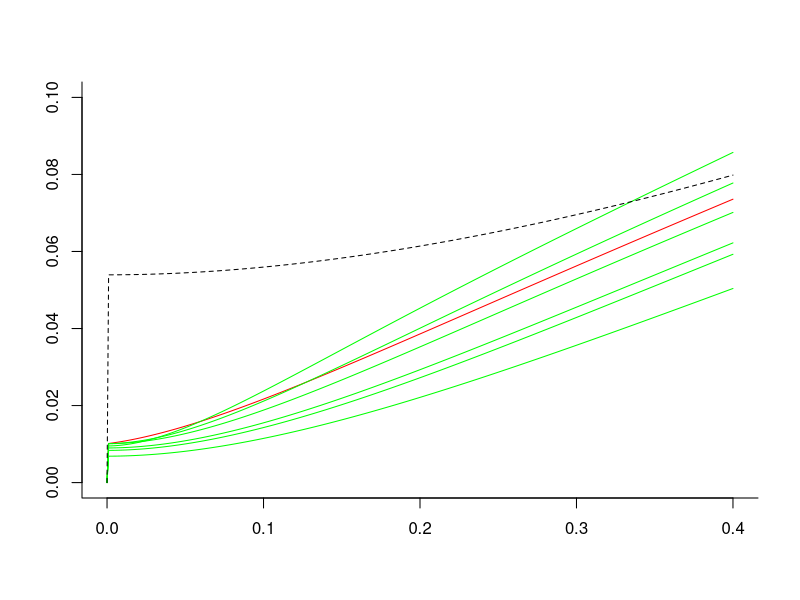

Reproduce this figure in R. (Note: this script raises an error after producing the figure.)
## ---- chunk 1
library(deSolve) # package for solving differential equations
library(minpack.lm) # package for non-linear regression #rks to laz: I think we probably can just use nls() in stats, not nlsLM from linpack. Please check in R documentation if there is any functional difference at all
library(mvtnorm) # package for calculating confidence intervals by Monte Carlo simulation based on variance-covariance matrices #rks to laz: I added to comment.Please check that my addition is OK.
rm(list=ls())
## ---- chunk 2
#Create dataframes that store the fibroblast WGE simple CA data used in 16Cacao 

Oxygen = data.frame(d = c(0, .0125, .02, .025, .05, .075, .1, .2, .4),CA = c(.24, 1.66, 2.43, 2.37, 1.16, 2.85, 2.58, 6.94, 6.91))
# Some GCR components are high-speed Oxygen nuclei that are almost fully ionized. d=dose; CA are per hundred cells.

Si = data.frame(d = c(0, .02, .04, .06, .08, .1, .12, .2, .4, .8, 1.2), CA = c(.11, 1.26, 1.14, 1.58, 1.22, 1.89, 3.47, 4.6, 9.79, 27.01, 38.84))

Fe600 = data.frame(d = c(0, .01, .02, .04, .06, .08, .1, .12, .2, .4, .8), CA = c(.13, .76, .99, 1.2, 1.74, 1.28, 1.2, 1.7, 3.02, 5.52, 12.42)) 
#600 refers to the energy in MeV per atomic mass unit in this Iron beam

Fe450 = data.frame(d = c(0, .02, .04, .06, .08, .1, .2, .4), CA = c(0, .86, .6, .8, 1.22, 2.02, 2.3, 4.77))

Fe300 = data.frame(d = c(0, .005, .01,  0.02, .04, .07, .1, .2, .4, .8), CA = c(0.41, 1.23, 1.47, 1.22, .97, 1.46, 1.21, 4.38, 6.22, 13.6))

Ti = data.frame(d = c(0,  0.02, .04, .06, .08, .1, .15, .3, .6), CA = c(0, 1.99, 1.88, 1.44, 2.67, 2.57, 2.50, 5.64, 11.19))

param = data.frame(ion = c("O", "Si", "Ti", "Fe600", "Fe450", "Fe300"),
                   Z = c(8, 14, 22, 26, 26, 26), L = c(75, 100, 125, 175, 195, 240), #Z=atomic charge; L=LET
                   Z.b = c(595, 690, 770, 1075, 1245, 1585))#Z^2/beta*^2

#putting it in one big data frame. #rks: the data frame incorporates a correction to Fe600 at dose 0.06, near line 34
big_df = rbind(Oxygen, Si, Ti, Fe600, Fe450, Fe300)
big_df$Z = rep(param$Z, times = c(9, 11, 9, 11, 8, 10))
big_df$Z.b = rep(param$Z.b, times = c(9, 11, 9, 11, 8, 10))
big_df$L = rep(param$L, times = c(9, 11, 9, 11, 8, 10))
big_df$error = c(0.24, 0.63, 0.77, 0.75, 0.52, 0.82, 0.78, 1.31, 1.59, 0.12, 0.05, 0.07, 0.56, 0.18, 0.60, 1.23, 1.60, 1.55, 4.27, 7.21, 0, 0.70, 0.66, 0.59, 0.80, 0.78, 0.48, 1.15, 2.39, 0.16, 0.38, 0.24, 0.21, 0.43, 0.37, 0.54, 0.17, 0.55, 1.75, 2.59, 0, 0.43, 0.34, 0.40, 0.50, 0.64, 0.73, 1.09, 0.29, 0.55, 0.60, 0.55, 0.49, 0.60, 0.54, 1.03, 1.22, 3.62) #error bars for the CA measurements
big_df$ion = rep(param$ion, times = c(9, 11, 9, 11, 8, 10))
## ---- chunk 3
#Next modify the data frame to get rid of the zero dose points. Background CA frequency was determined seperately.
modified_df = big_df[big_df$d != 0, ]
modified_df$CA = modified_df$CA*0.01 
modified_df$error = modified_df$error*0.01
big_df$CA = big_df$CA * 0.01
big_df$error = big_df$error * 0.01
big_df$errorbar_lower = big_df$CA - big_df$error
big_df$errorbar_upper = big_df$CA + big_df$error
## ---- chunk 4
#NTE1 and NTE2 models in 16Cacao using their parameters. NTE is used in 16Cacao to signify that non-targeted effects are included in the model; Conventional targeted effects (TE) are included in all models.
#NTE1 function
NTE1_function = function(d, L, Z.b, eta0 = 0.00011, eta1 = 0.007, sig0 = 6.12, kap = 796) {
  0.0017 + eta0*L*exp(-eta1*L)*(d != 0) + 
    (6.242*(d/L))*(sig0*(1-exp(-Z.b/kap))^2 + 0.041/6.24*L*(1 - (1-exp(-Z.b/kap))^2))
} 

#NTE2 function
NTE2_function = function(d, L, Z.b, eta0 = 0.00047, eta1 = 0.011, sig0 = 6.75, kap = 590) {
  0.0017 + eta0*L*exp(-eta1*L)*exp(-(1012*(d/L)))*(d != 0) + 
    (6.242*(d/L))*(1-exp(-(1012*(d/L))))*
    (sig0*(1-exp(-Z.b/kap))^2 + 0.041/6.24*L*(1 - (1-exp(-Z.b/kap))^2))
}

#Our IDERs (Individual Dose Effect Relations). Applicable to the 1-ion components of a mixed simulated GCR beam 
#Modifying NTE1 and NTE2 by insisting they be twice continuously differentiable and monotonic increasing. Double check NTE1, NTE2, Our model
IDER = function(d, L, Z.b, eta00, eta10, sig00, kap0) {
  P = (1-exp(-Z.b/kap0))^2
  sig = sig00*P + 0.041/6.24*L*(1-P) # 0.041 +- 0.0051 comes from 16Cacao
  eta = eta00*L*exp(-eta10*L)
  0.00071 + sig*6.24*d/L*(1-exp(-1024*d/L)) + eta*(1-exp(-10^5*d))  #0.00071 + sig*6.24*d/L*(1-exp(-1024*d/L)) + eta*(1-exp(-10^3*d))#don't use
} 

#nls (non-linear least square) method to get the parameters needed (4 parameter estimation) #rks to laz: see note under issues
IDER_model = nlsLM(CA ~ IDER(d, L, Z.b, eta00, eta10, sig00, kap0), data = modified_df, start = list(eta00 = 0.001, eta10 = 0.01, sig00 = 5, kap0 = 500), 
                   weights = (1/(modified_df$error)^2))
coef(IDER_model)
#e.g. eta0 = 1.484687e-04, eta1 = 3.513927e-03, sig0 = 4.149660e+00, kap = 4.688287e+02
vcov(IDER_model)# variance-covariance matrix, needed later for analyzing 95% confidence limits in baseline no-synergy/no-antagonism MIXDER (Mixture dose effect relation)
summary(IDER_model, cor = TRUE) #model parameters and their correlation matrix
## ---- chunk 5
XX <- coef(IDER_model)
eta00 <- as.numeric(XX[1])
eta10 <- as.numeric(XX[2])
sig00 <- as.numeric(XX[3])
kap0 <- as.numeric(XX[4])
## ---- chunk 6

#R function to give Information criteria (AIC and BIC) #rks to laz: R has AIC functions. Please check that they give the same ordering (not necessarily the same values) as the ones constructed below by Dae or you.
#L_function gives the residuals squared
L_function = function(func, eta0, eta1, sig0, kap) {
  a = vector(length = 0)
  for (i in 1:length(modified_df[, 1])) {
    a = c(a, modified_df$CA[i] - func(d = modified_df$d[i], L = modified_df$L[i], Z.b = modified_df$Z.b[i], eta0 = eta0, eta1 = eta1, sig0 = sig0, kap = kap))
  }
  return(a^2)
}
L_NTE1 = L_function(NTE1_function, eta0 = 0.00011, eta1 = 0.007, sig0 = 6.12, kap = 796)
L_NTE2 = L_function(NTE2_function, eta0 = 0.00047, eta1 = 0.011, sig0 = 6.75, kap = 590)
L_IDER = L_function(IDER, eta0 = eta00, eta1 = eta10, sig0 = sig00, kap = kap0)

#Since all models are weighted least square regression, will weight our model with our weights to get the WRSS (weighted residual squared sum)
WRSS_NTE1 = sum((1/modified_df$error^2)*L_NTE1)
WRSS_NTE2 = sum((1/modified_df$error^2)*L_NTE2)
WRSS_IDER = sum((1/modified_df$error^2)*L_IDER)

#functions for AIC and BIC calculation for Weighted Least Square regression
AIC_function = function(RSS, k = 4, n = length(modified_df[ , 1])) {
  n + n*log(2*pi) + n*log(RSS/n) + 2*(k+1)
}

BIC_function = function(n = length(modified_df[, 1]), k = 4, RSS) {
  n + n*log(2*pi) + n*log(RSS/n) + log(n)*(k+1)
}

NTE1_AIC = AIC_function(RSS = WRSS_NTE1)
NTE2_AIC = AIC_function(RSS = WRSS_NTE2)
IDER_AIC = AIC_function(RSS = WRSS_IDER)
NTE1_BIC = BIC_function(RSS = WRSS_NTE1)
NTE2_BIC = BIC_function(RSS = WRSS_NTE2)
IDER_BIC = BIC_function(RSS = WRSS_IDER)
information_critera_df = data.frame(AIC = c(NTE1_AIC, NTE2_AIC, IDER_AIC), BIC = c(NTE1_BIC, NTE2_BIC, IDER_BIC), row.names = c("NTE1 model", "NTE2 model", "IDER model"))
information_critera_df ## RKS runs well up to here. Lots of checks made 8/12/2017

# #Baseline no-synergy/no-antagonism MIXDER  based on any input
MIXDER_function = function(r, L, Z.b, d = seq(0, 0.2, by = 0.001), eta0 = eta00, eta1 = eta10, sig0 = sig00 ,kap = kap0) {
  dE=function(yini,State,Pars){
    eta0 = eta0; eta1 = eta1; sig0 = sig0; kap = kap
    with(as.list(c(State, Pars)), {
      P = vector(length = length(L))
      sig = vector(length = length(L))
      etaa = vector(length = length(L))
      u = vector(length = length(L))
      for (i in 1:length(L)) {
        P[i] = (1-exp(-Z.b[i]/kap))^2
        sig[i] = sig0*P[i] + 0.041/6.24*L[i]*(1-P[i])
        etaa[i] = eta0*L[i]*exp(-eta1*L[i])
        u[i] = uniroot(function(d) sig[i]*6.24*d/L[i]*(1-exp(-1024*d/L[i])) + etaa[i]*(1-exp(-10^5*d)) - I, lower = 0, upper = 1, extendInt = "yes", tol = 10^-10)$root
      }
      dI = vector(length = length(L))
      for (i in 1:length(L)) {
        dI[i] = r[i]*(sig[i]*6.24/L[i]*exp(-1024*u[i]/L[i])*(exp(1024*u[i]/L[i]) + 1024*u[i]/L[i] - 1) + etaa[i]*10^5*exp(-10^5*u[i]))
      }
      dI = sum(dI)
      return(list(c(dI)))
    })
  }
  pars = NULL; yini = c(I= 0); d = d
  out = ode(yini,times = d, dE, pars, method = "radau")
  return(out)
}

## ---- chunk 7
#Graphs for NTE1 and our IDER models: 12_ion figure
#When creating any sort of MIXDER figures we use this IDER now without the background effect then add the background effect at the end.
IDER = function(d, L, Z.b, eta0 = eta00, eta1 = eta10, sig0 = sig00, kap = kap0) {
  P = (1-exp(-Z.b/kap0))^2
  sig = sig0*P + 0.041/6.24*L*(1-P)
  eta = eta0*L*exp(-eta1*L)
  sig*6.24*d/L*(1-exp(-1024*d/L)) + eta*(1-exp(-10^5*d))#sig*6.24*d/L*(1-exp(-1024*d/L)) + eta*(1-exp(-.5*10^3*d))#don't use
} 
r=rep(1/6,6);L = c(75, 100, 125, 175, 195, 240); Z.b = c(595, 690, 770, 1075, 1245, 1585);dose=seq(0,.4,by=0.001)
MX=MIXDER_function(r,L,Z.b,d=dose)#for this mixture can't go much above 0.6#
plot(MX[,1],MX[,2],type='l',bty='l',col='red',ann='F',ylim=c(0,.10))
for (ii in 1:length(L)){lines(dose,IDER (dose,L[ii],Z.b[ii]),col='green')}
#SEA
SEA=function(d){
  IDER(d/6,L[1],Z.b[1])+IDER(d/6,L[2],Z.b[2])+IDER(d/6,L[3],Z.b[3])+IDER(d/6,L[4],Z.b[4])+IDER(d/6,L[5],Z.b[5])+IDER(d/6,L[6],Z.b[6])
}
lines(dose,SEA(dose),lty=2)
## ---- chunk 8
#lines(dose,sum(SEA))
#Comparing the NTE1 model in 16Cacao with our NASA SNTE model

#Use these dose points to generate the curves necessary. Had to include a lot more dose points at lower doses where it is very sensitive to change
# d_O = c(0, 1e-6*(1:9), 1e-5*(1:9), 1e-4*(1:9), 1e-3*(1:9), 1e-2*(1:9), 0.01*(10:40))
# d_1 = c(0, 1e-6*(1:9), 1e-5*(1:9), 1e-4*(1:9), 1e-3*(1:9), 1e-2*(1:9), 0.01*(10:15))
# d_2 = c(0, 1e-6*(1:9), 1e-5*(1:9), 1e-4*(1:9), 1e-3*(1:300))
# plot(c(0,.3),c(0,0.04), bty='l', ann='F')
# lines(d_2,IDER(d_2,240,1585), bty='l', ann='F')
# #setEPS()
# postscript("NTE1_model test.eps", width = 5, height = 7)
# par(mfrow=c(2,1))
# 
# plot(x = big_df$d[1:9]*100, y = big_df$CA[1:9]*100, main = "Oxygen", ylim = c(0, 10),pch=19, ylab = "CA", xlab = "Dose (cGy)")
# arrows(big_df$d[1:9]*100, big_df$errorbar_lower[1:9]*100, big_df$d[1:9]*100, big_df$errorbar_upper[1:9]*100, length=0.02, angle=90, code=3)
# lines(x = d_O*100, y = 100*(0.00071 + IDER(d = d_O, L = 75, Z.b = 595)), col = "red")
# lines(x = d_O*100, y = 100 * NTE1_function(d = d_O, L= 75, Z.b = 595), col = "blue", lty = 2)
# 
# plot(x = big_df$d[1:7]*100, y = big_df$CA[1:7]*100, main = "Oxygen",pch=19, ylab = "CA", xlab = "Dose (cGy)", ylim = c(0, 4), xlim = c(0, 15))
# arrows(big_df$d[1:7]*100, big_df$errorbar_lower[1:7]*100, big_df$d[1:7]*100, big_df$errorbar_upper[1:7]*100, length=0.02, angle=90, code=3)
# lines(x = d_1*100, y = 100*(0.00071 + IDER(d = d_1, L = 75, Z.b = 595)), col = "red")
# lines(x = d_1*100, y = 100 * NTE1_function(d = d_1, L= 75, Z.b = 595), col = "blue", lty = 2)
# 
# dev.off()
## ---- chunk 9
#The following code includes the Monte Carlo CI1 and 2. Monte Carlo CI will use the variance covariance matrix. Monte Carlo CI2 will not hence it will give a boarder interval.
set.seed(19970101)

#Monte Carlo using the error bars from summary()
NN <- 1000
eta0_MC_2 = rnorm(NN, mean = eta00, sd = 4.631e-05)
eta1_MC_2 = rnorm(NN, mean = eta10, sd = 1.617e-04)
sig0_MC_2 = rnorm(NN, mean = sig00, sd = 1.966e+00)
kap_MC_2 = rnorm(NN, mean = kap0, sd = 2.628e+02)
kap_MC_2[kap_MC_2 <= 1e-6] = 1e-5 

MM = 500
CI_function_MIXDER_MC_2 = function(d, d_interested, r, interval = 0.95, L, Z.beta) {
  MIXDER_curve = list(0)
  for (i in 1:MM) {
    MIXDER_curve[[i]] = MIXDER_function(r = r, d = d, L = L, Z.b = Z.b, eta0 = eta0_MC_2[i], eta1 = eta1_MC_2[i], sig0 = sig0_MC_2[i], kap = kap_MC_2[i])
  }
  info = vector(length = 0)
  for (i in 1:MM) {
    info = c(info, MIXDER_curve[[i]][, 2][2])
  }
  info = sort(info)
  lower_bound = info[(1-interval)/2*500]
  upper_bound = info[(interval + (1-interval)/2)*500]
  CI = c(lower_bound, upper_bound)
  return(CI)
}
## ---- chunk 10
#note because our last parameter were less significant when inputting our variance covariance matrix the parameters had to actually be readjusted to fix for negative value. This is important because if kap parameter went negative our model is nonsensical. (Luckily the fix was only for exactly 15 out of 500 MC samples or only roughly 3%)

#This is a general CI_function where you just get a CI for a specific dose point for any synergy analysis using the monte carlo simulations using vcov().
CI_function_MIXDER = function(d, r, interval = 0.95, L, Z.beta) {
  MIXDER_curve = list(0)
  for (i in 1:500) {
    MIXDER_curve[[i]] = MIXDER_function(r = r, d = d, L = L, Z.b = Z.b, eta0 = eta0_MC[i], eta1 = eta1_MC[i], sig0 = sig0_MC[i], kap = kap_MC[i])
  }
  info = vector(length = 0)
  for (i in 1:500) {
    info = c(info, MIXDER_curve[[i]][, 2][2])
  }
  info = sort(info)
  lower_bound = quantile(info,(1-interval)/2)
  upper_bound = quantile(info,1-(1-interval)/2)
  CI = c(lower_bound, upper_bound)
  return(CI)
}

# We don't actually need the above CI_Function_MIXDER 
## ---- chunk 11
# Sample parameters from their distributions.
sig = vcov(IDER_model)
monte_carlo_parameters = rmvnorm(n = 500, mean = c(eta0 = eta00, eta1 = eta10, sig0 = sig00, kap = kap0), sigma = sig)
eta0_MC = monte_carlo_parameters[, 1]
eta1_MC = monte_carlo_parameters[, 2]
sig0_MC = monte_carlo_parameters[, 3]
kap_MC = monte_carlo_parameters[, 4]
kap_MC[kap_MC <= 1e-6] = 1e-5 
## ---- chunk 12
#MIXDER of iron 2.
out = MIXDER_function(r = rep(1/2, times = 2), L = c(100, 175), Z.b = c(690, 1075), d = c(seq(0, 0.009, 0.001), seq(0.01, 0.5, by = 0.01)),eta0 = eta00, eta1 = eta10, sig0 = sig00, kap = kap0)
two_ion_MIXDER1 = data.frame(d = out[, 1], CA = out[, 2] + 0.00071)
two_ion_MIXDER2 = data.frame(d = out[, 1][seq(1,60, by = 5)], CA = out[, 2][seq(1,60, by = 5)] + 0.00071)
d1 =two_ion_MIXDER1$d
d2 =two_ion_MIXDER2$d
## ---- chunk 13
# Monte Carlo of using 60 doses for two_ion. 
ninty_five_CI_lower = vector(length = length(d1))
ninty_five_CI_upper = vector(length = length(d1))
for (i in 1:length(d1)){
  info = vector(length = 0)
  for (j in 1:500){
    info = c(info, MIXDER_function(r = rep(1/2, times = 2), c(0,   two_ion_MIXDER1$d[i]),L=c(100, 175), Z.b = c(690, 1075), eta0 = eta0_MC[j], eta1 = eta1_MC[j], sig0 = sig0_MC[j], kap = kap_MC[j])[,2][2])
  }
  info = sort(info)
  ninty_five_CI_lower[i] = quantile(info,(1-0.95)/2) + 0.00071
  ninty_five_CI_upper[i] = quantile(info,1-(1-0.95)/2) + 0.00071
}
two_ion_MIXDER1$CI_lower = ninty_five_CI_lower
two_ion_MIXDER1$CI_upper = ninty_five_CI_upper
## ---- chunk 14
#Get the simple effect additivity MIXDER
two_ion_MIXDER1$simpleeffect = IDER(d = 0.5*d1, L = 100, Z.b = 690) + IDER(d = 0.5*d1, L = 175, Z.b = 1075) + 0.00071
#Get the individual IDERS
two_ion_MIXDER1$silicon = IDER(d = d1, L = 100, Z.b = 690) + 0.00071
two_ion_MIXDER1$ironsix = IDER(d = d1, L = 175, Z.b = 1075) + 0.00071

d1 <- two_ion_MIXDER1$d
CA1 <- two_ion_MIXDER1$CA
simpleeffect1 <- two_ion_MIXDER1$simpleeffect
silicon1 <- two_ion_MIXDER1$silicon
ironsix1 <- two_ion_MIXDER1$ironsix
plot(x = d1 * 100, y = CA1 * 100, type = "l", col = "red")
lines(x = d1 * 100, y = simpleeffect1 * 100, col = "black", lty = 2, lwd = 0.5)
lines(x = d1 * 100, y = silicon1* 100, col = "green")  
lines(x = d1 * 100, y = ironsix1* 100, col = "green")
lines(x= d1*100 , y = two_ion_MIXDER1$CI_upper * 100, lty = 'dashed', col = 'red')
lines(x= d1*100 , y = two_ion_MIXDER1$CI_lower * 100, lty = 'dashed', col = 'red')
polygon(c(d1*100,rev(d1*100)),c(two_ion_MIXDER1$CI_lower * 100, rev(two_ion_MIXDER1$CI_upper * 100)),col = rgb(1, 0, 0,0.5), border = NA)
## ---- chunk 15
#Then the 95% CI multivariate MC simulated ribbon for 13 doses for 2 ion.
ninty_five_CI_lower = vector(length = length(d2))
ninty_five_CI_upper = vector(length = length(d2))
for (i in 1:length(d2)){
  info = vector(length = 0)
  for (j in 1:500){
    info = c(info, MIXDER_function(r = rep(1/2, times = 2), c(0,   two_ion_MIXDER2$d[i]),L=c(100, 175), Z.b = c(690, 1075), eta0 = eta0_MC[j], eta1 = eta1_MC[j], sig0 = sig0_MC[j], kap = kap_MC[j])[,2][2])
  }
  info = sort(info)
  ninty_five_CI_lower[i] = quantile(info,(1-0.95)/2) + 0.00071
  ninty_five_CI_upper[i] = quantile(info,1-(1-0.95)/2) + 0.00071
}
two_ion_MIXDER2$CI_lower = ninty_five_CI_lower
two_ion_MIXDER2$CI_upper = ninty_five_CI_upper
## ---- chunk 16
#Get the simple effect additivity MIXDER
two_ion_MIXDER2$simpleeffect = IDER(d = 0.5*d2, L = 100, Z.b = 690) + IDER(d = 0.5*d2, L = 175, Z.b = 1075) + 0.00071
#Get the individual IDERS
two_ion_MIXDER2$silicon = IDER(d = d2, L = 100, Z.b = 690) + 0.00071
two_ion_MIXDER2$ironsix = IDER(d = d2, L = 175, Z.b = 1075) + 0.00071
save(two_ion_MIXDER2, file = "two_ion_95%.Rda")

d2 <- two_ion_MIXDER2$d
CA1 <- two_ion_MIXDER2$CA
simpleeffect1 <- two_ion_MIXDER2$simpleeffect
silicon1 <- two_ion_MIXDER2$silicon
ironsix1 <- two_ion_MIXDER2$ironsix
plot(x = d2 * 100, y = CA1 * 100, type = "l", col = "red")
lines(x = d2 * 100, y = simpleeffect1 * 100, col = "black", lty = 2, lwd = 0.5)
lines(x = d2 * 100, y = silicon1* 100, col = "green")  
lines(x = d2 * 100, y = ironsix1* 100, col = "green")
lines(x= d2*100 , y = two_ion_MIXDER2$CI_upper * 100, lty = 'dashed', col = 'red')
lines(x= d2*100 , y = two_ion_MIXDER2$CI_lower * 100, lty = 'dashed', col = 'red')
polygon(c(d2*100,rev(d2*100)),c(two_ion_MIXDER2$CI_lower * 100, rev(two_ion_MIXDER2$CI_upper * 100)),col = rgb(1, 0, 0,0.5), border = NA)
## ---- chunk 17
# Confidence Interval for two-ion without variance and covariance matrix.
ninty_five_CI_lower = vector(length = 0)
ninty_five_CI_upper = vector(length = 0)
a = vector(length = 0)
for (i in 2:length(d2)) {
  a = CI_function_MIXDER_MC_2(d = c(0, two_ion_MIXDER2$d[i]), r = rep(1/2, times = 2), L=c(100, 175), Z.b = c(690, 1075))
  ninty_five_CI_lower = c(ninty_five_CI_lower, a[1])
  ninty_five_CI_upper = c(ninty_five_CI_upper, a[2])
}
two_ion_MIXDER2$CI_lower = c(0, ninty_five_CI_lower + 0.00071)
two_ion_MIXDER2$CI_upper = c(0, ninty_five_CI_upper + 0.00071)

#Get the simple effect additivity MIXDER
two_ion_MIXDER2$simpleeffect = IDER(d = 0.5*d2, L = 100, Z.b = 690) + IDER(d = 0.5*d2, L = 175, Z.b = 1075) + 0.00071
#Get the individual IDERS
two_ion_MIXDER2$silicon = IDER(d = d2, L = 100, Z.b = 690) + 0.00071
two_ion_MIXDER2$ironsix = IDER(d = d2, L = 175, Z.b = 1075) + 0.00071

d2 <- two_ion_MIXDER2$d
CA1 <- two_ion_MIXDER2$CA
simpleeffect1 <- two_ion_MIXDER2$simpleeffect
silicon1 <- two_ion_MIXDER2$silicon
ironsix1 <- two_ion_MIXDER2$ironsix
plot(x = d2 * 100, y = CA1 * 100, type = "l", col = "red")
lines(x = d2 * 100, y = simpleeffect1 * 100, col = "black", lty = 2, lwd = 0.5)
lines(x = d2 * 100, y = silicon1* 100, col = "green")  
lines(x = d2 * 100, y = ironsix1* 100, col = "green")
lines(x= d2*100 , y = two_ion_MIXDER2$CI_upper * 100, lty = 'dashed', col = 'red')
lines(x= d2*100 , y = two_ion_MIXDER2$CI_lower * 100, lty = 'dashed', col = 'red')
polygon(c(d2*100,rev(d2*100)),c(two_ion_MIXDER2$CI_lower * 100, rev(two_ion_MIXDER2$CI_upper * 100)),col = rgb(1, 0, 0,0.5), border = NA)



## ---- chunk 18
#This is for the six_ion synergy analysis incorporating our monte carlo simulations with the yellow ribbon as the 95% confidence interval using our monte carlo simulated parameters with two panels for two methods of the MC simulation. Similarly, blues curves are individual IDERs and red curve the mixed IDER and the black the simple effect addtivity curve.

#First the MIXDER of the true curve 
out = MIXDER_function(r = rep(1/6, times = 6), L = c(75, 100, 125, 175, 195, 240), Z.b = c(595, 690, 770, 1075, 1245, 1585), d = c(seq(0, 0.009, 0.001), seq(0.01, 0.4, by = 0.01)))
six_ion_MIXDER3 = data.frame(d = out[, 1][seq(1,51, by = 5)], CA = out[, 2][seq(1,51, by = 5)] + 0.00071)
d3 = six_ion_MIXDER3$d

#six_ion_MIXDER3 = data.frame(d = out[, 1], CA = out[, 2] + 0.00071)  #This is the full 50 dose version.
#d3 = six_ion_MIXDER3$d

## ---- chunk 19
#Then the 95% CI multivariate MC simulated ribbon for 11 doses.
ninty_five_CI_lower = vector(length = length(d3))
ninty_five_CI_upper = vector(length = length(d3))
for (i in 1:length(d3)){
  info = vector(length = 0)
  for (j in 1:500){
    info = c(info, MIXDER_function(r = rep(1/6, times = 6), c(0,  six_ion_MIXDER3$d[i]),L = c(75, 100, 125, 175, 195, 240), Z.b = c(595, 690, 770, 1075, 1245, 1585), eta0 = eta0_MC[j], eta1 = eta1_MC[j], sig0 = sig0_MC[j], kap = kap_MC[j])[,2][2])
  }
  info = sort(info)
  ninty_five_CI_lower[i] = quantile(info,(1-0.95)/2) + 0.00071
  ninty_five_CI_upper[i] = quantile(info,1-(1-0.95)/2) + 0.00071
}
six_ion_MIXDER3$CI_lower = ninty_five_CI_lower
six_ion_MIXDER3$CI_upper = ninty_five_CI_upper
## ---- chunk 20
#Get the simple effect additivity MIXDER 
six_ion_MIXDER3$simpleeffect = IDER(d = 1/6*d3, L = 125, Z.b = 770) + IDER(d = 1/6*d3, L = 175, Z.b = 1075) + IDER(d = 1/6*d3, L = 75, Z.b = 595) + IDER(d = 1/6*d3, L = 100, Z.b = 690) + IDER(d = 1/6*d3, L = 195, Z.b = 1245) + IDER(d = 1/6*d3, L = 240, Z.b = 1585) + 0.00071

#Get the individual IDERS
six_ion_MIXDER3$oxygen = IDER(d = d3, L = 75, Z.b = 595) + 0.00071
six_ion_MIXDER3$silicon = IDER(d = d3, L = 100, Z.b = 690) + 0.00071
six_ion_MIXDER3$titanium = IDER(d = d3, L = 125, Z.b = 770) + 0.00071
six_ion_MIXDER3$ironsix = IDER(d = d3, L = 175, Z.b = 1075) + 0.00071
six_ion_MIXDER3$ironfour = IDER(d = d3, L = 195, Z.b = 1245) + 0.00071
six_ion_MIXDER3$ironthree = IDER(d = d3, L = 240, Z.b = 1585) + 0.00071

d2 <- six_ion_MIXDER3$d
CA2 <- six_ion_MIXDER3$CA
simpleeffect2 <- six_ion_MIXDER3$simpleeffect
silicon2 <- six_ion_MIXDER3$silicon
titanium2 <- six_ion_MIXDER3$titanium
ironthree2 <- six_ion_MIXDER3$ironthree
ironfour2 <- six_ion_MIXDER3$ironfour
ironsix2 <- six_ion_MIXDER3$ironsix
oxygen2 <- six_ion_MIXDER3$oxygen
plot(x = d2 * 100, y = CA2 * 100, type = "l", col = "red")
lines(x = d2 * 100, y = simpleeffect2 * 100, col = "black", lty = 2, lwd = 0.5)
lines(x = d2 * 100, y = silicon2* 100, col = "green")  
lines(x = d2 * 100, y = titanium2* 100, col = "green")
lines(x = d2 * 100, y = ironthree2* 100, col = "green")  
lines(x = d2 * 100, y = ironfour2* 100, col = "green")
lines(x = d2 * 100, y = ironsix2* 100, col = "green")  
lines(x = d2 * 100, y = oxygen2* 100, col = "green")
lines(x= d2*100 , y = six_ion_MIXDER3$CI_upper * 100, lty = 'dashed', col = 'red')
lines(x= d2*100 , y = six_ion_MIXDER3$CI_lower * 100, lty = 'dashed', col = 'red')
polygon(c(d2*100,rev(d2*100)),c(six_ion_MIXDER3$CI_lower * 100, rev(six_ion_MIXDER3$CI_upper * 100)),col = rgb(1, 0, 0,0.5), border = NA)
## ---- chunk 21
#Then the 95% CI for the MC simulated independent gaussians
ninty_five_CI_lower_two = vector(length = 0)
ninty_five_CI_upper_two = vector(length = 0)
a = vector(length = 0)
for (i in 2:length(d3)) {
  a = CI_function_MIXDER_MC_2(d = c(0, six_ion_MIXDER3$d[i]), d_interested = six_ion_MIXDER3$d[i], r = rep(1/6, times = 6), L = c(75, 100, 125, 175, 195, 240), Z.b = c(595, 690, 770, 1075, 1245, 1585))
  print(a)
  ninty_five_CI_lower_two = c(ninty_five_CI_lower_two, a[1])
  ninty_five_CI_upper_two = c(ninty_five_CI_upper_two, a[2])
}
six_ion_MIXDER$CI_lower_two = c(0, ninty_five_CI_lower_two + 0.00071)
six_ion_MIXDER$CI_upper_two = c(0, ninty_five_CI_upper_two + 0.00071)
## ---- chunk 22
#Get the simple effect additivity MIXDER 
six_ion_MIXDER$simpleeffect = IDER(d = 1/6*d3, L = 125, Z.b = 770) + IDER(d = 1/6*d3, L = 175, Z.b = 1075) + IDER(d = 1/6*d3, L = 75, Z.b = 595) + IDER(d = 1/6*d3, L = 100, Z.b = 690) + IDER(d = 1/6*d3, L = 195, Z.b = 1245) + IDER(d = 1/6*d3, L = 240, Z.b = 1585) + 0.00071

#Get the individual IDERS
six_ion_MIXDER3$oxygen = IDER(d = d3, L = 75, Z.b = 595) + 0.00071
six_ion_MIXDER3$silicon = IDER(d = d3, L = 100, Z.b = 690) + 0.00071
six_ion_MIXDER3$titanium = IDER(d = d, L = 125, Z.b = 770) + 0.00071
six_ion_MIXDER3$ironsix = IDER(d = d3, L = 175, Z.b = 1075) + 0.00071
six_ion_MIXDER3$ironfour = IDER(d = d3, L = 195, Z.b = 1245) + 0.00071
six_ion_MIXDER3$ironthree = IDER(d = d3, L = 240, Z.b = 1585) + 0.00071
save(six_ion_MIXDER, file = "six_ion_95%.Rda")

d2 <- six_ion_MIXDER3$d
CA2 <- six_ion_MIXDER3$CA
simpleeffect2 <- six_ion_MIXDER3$simpleeffect
silicon2 <- six_ion_MIXDER3$silicon
titanium2 <- six_ion_MIXDER3$titanium
ironthree2 <- six_ion_MIXDER3$ironthree
ironfour2 <- six_ion_MIXDER3$ironfour
ironsix2 <- six_ion_MIXDER3$ironsix
oxygen2 <- six_ion_MIXDER3$oxygen
plot(x = d2 * 100, y = CA2 * 100, type = "l", col = "red")
lines(x = d2 * 100, y = simpleeffect2 * 100, col = "black", lty = 2, lwd = 0.5) + 
lines(x = d2 * 100, y = silicon2* 100, col = "green")  
lines(x = d2 * 100, y = titanium2* 100, col = "green")
lines(x = d2 * 100, y = ironthree2* 100, col = "green")  
lines(x = d2 * 100, y = ironfour2* 100, col = "green")
lines(x = d2 * 100, y = ironsix2* 100, col = "green")  
lines(x = d2 * 100, y = oxygen2* 100, col = "green")
lines(x= d2*100 , y = six_ion_MIXDER$CI_upper * 100, lty = 'dashed', col = 'red')
lines(x= d2*100 , y = six_ion_MIXDER$CI_lower * 100, lty = 'dashed', col = 'red')
polygon(c(d2*100,rev(d2*100)),c(six_ion_MIXDER$CI_lower * 100, rev(six_ion_MIXDER$CI_upper * 100)),col = rgb(1, 0, 0,0.5), border = NA)


plot(x = d2 * 100, y = CA2 * 100, type = "l", col = "red")
lines(x = d2 * 100, y = simpleeffect2 * 100, col = "black", lty = 2, lwd = 0.5) + 
lines(x = d2 * 100, y = silicon2* 100, col = "green")  
lines(x = d2 * 100, y = titanium2* 100, col = "green")
lines(x = d2 * 100, y = ironthree2* 100, col = "green")  
lines(x = d2 * 100, y = ironfour2* 100, col = "green")
lines(x = d2 * 100, y = ironsix2* 100, col = "green")  
lines(x = d2 * 100, y = oxygen2* 100, col = "green")
lines(x= d2*100 , y = six_ion_MIXDER$CI_upper_two * 100, lty = 'dashed', col = 'red')
lines(x= d2*100 , y = six_ion_MIXDER$CI_lower_two * 100, lty = 'dashed', col = 'red')
polygon(c(d2*100,rev(d2*100)),c(six_ion_MIXDER$CI_lower_two * 100, rev(six_ion_MIXDER$CI_upper_two * 100)),col = rgb(1, 0, 0,0.5), border = NA)
## ---- chunk 23
#6-ion No Covariance 10 dose
CI_function_MIXDER_MC_2 = function(d, d_interested, r, interval = 0.95, L, Z.beta) {
  MIXDER_curve = list(0)
  for (i in 1:MM) {
    MIXDER_curve[[i]] = MIXDER_function(r = r, d = d, L = L, Z.b = Z.b, eta0 = eta0_MC_2[i], eta1 = eta1_MC_2[i], sig0 = sig0_MC_2[i], kap = kap_MC_2[i])
  }
  info = vector(length = 0)
  for (i in 1:MM) {
    info = c(info, MIXDER_curve[[i]][, 2][2])
  }
  info = sort(info)
  lower_bound = info[(1-interval)/2*500]
  upper_bound = info[(interval + (1-interval)/2)*500]
  CI = c(lower_bound, upper_bound)
  return(CI)
}
six_ion_MIXDER4 = data.frame(d = out[, 1][seq(1,50, by = 5)], CA = out[, 2][seq(1,50, by = 5)] + 0.00071)
d4 = six_ion_MIXDER4$d
ninty_five_CI_lower = vector(length = 0)
ninty_five_CI_upper = vector(length = 0)
a = vector(length = 0)
for (i in 2:length(d4)) {
  a = CI_function_MIXDER_MC_2(d = c(0, six_ion_MIXDER4$d[i]), r = rep(1/6, times = 6), L = c(75, 100, 125, 175, 195, 240), Z.b = c(595, 690, 770, 1075, 1245, 1585))
  ninty_five_CI_lower = c(ninty_five_CI_lower, a[1])
  ninty_five_CI_upper = c(ninty_five_CI_upper, a[2])
}
six_ion_MIXDER4$CI_lower = c(0, ninty_five_CI_lower + 0.00071)
six_ion_MIXDER4$CI_upper = c(0, ninty_five_CI_upper + 0.00071)

#Get the simple effect additivity MIXDER 
six_ion_MIXDER4$simpleeffect = IDER(d = 1/6*d4, L = 125, Z.b = 770) + IDER(d = 1/6*d4, L = 175, Z.b = 1075) + IDER(d = 1/6*d4, L = 75, Z.b = 595) + IDER(d = 1/6*d4, L = 100, Z.b = 690) + IDER(d = 1/6*d4, L = 195, Z.b = 1245) + IDER(d = 1/6*d4, L = 240, Z.b = 1585) + 0.00071

#Get the individual IDERS
six_ion_MIXDER4$oxygen = IDER(d = d4, L = 75, Z.b = 595) + 0.00071
six_ion_MIXDER4$silicon = IDER(d = d4, L = 100, Z.b = 690) + 0.00071
six_ion_MIXDER4$titanium = IDER(d = d4, L = 125, Z.b = 770) + 0.00071
six_ion_MIXDER4$ironsix = IDER(d = d4, L = 175, Z.b = 1075) + 0.00071
six_ion_MIXDER4$ironfour = IDER(d = d4, L = 195, Z.b = 1245) + 0.00071
six_ion_MIXDER4$ironthree = IDER(d = d4, L = 240, Z.b = 1585) + 0.00071
